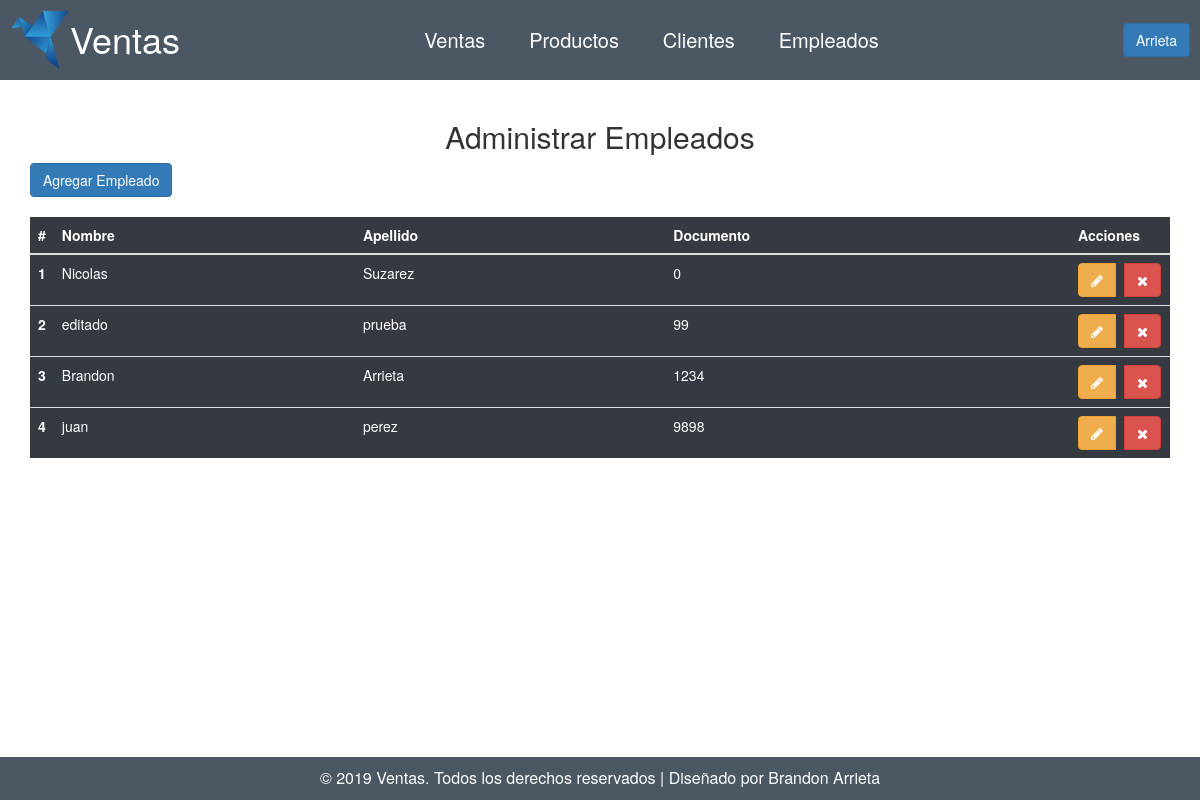
The app's page /empleado (signed in), older data.
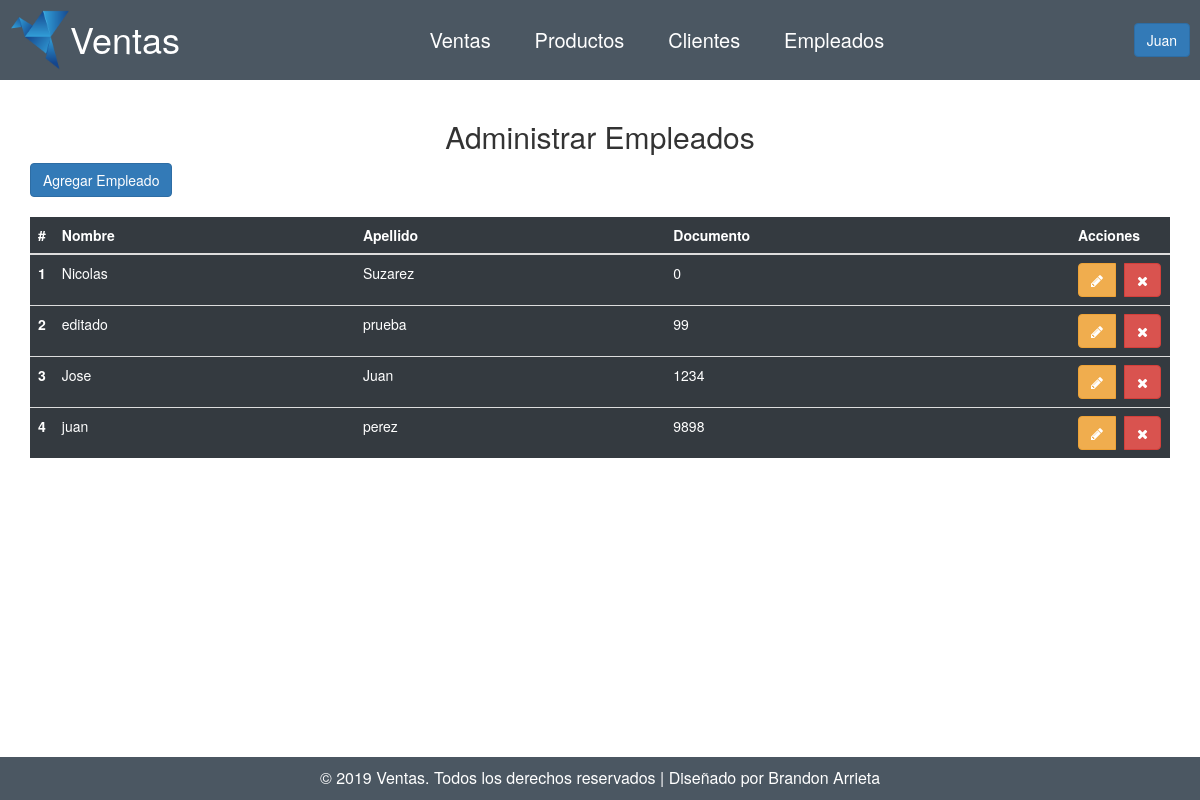
The same page, newer data.
### tables this page shows
CREATE TABLE `tblempleado` (
  `docId` int(11) NOT NULL,
  `nombre` varchar(50) NOT NULL,
  `apellido` varchar(50) NOT NULL,
  `clave` varchar(100) NOT NULL
);

### controladores/plantilla.controlador.php (called while the page is built)
<?php
class ControladorPlantilla{
    public function ctrPlantilla(){
        include "vistas/plantilla.php";
    }
}

### index.php (called while the page is built, shortened)
<?php
    require_once 'controladores/plantilla.controlador.php';
    require_once 'controladores/empleados.controlador.php';
    require_once 'modelos/empleados.modelo.php';
    $plantilla = new ControladorPlantilla();
    $plantilla -> ctrPlantilla();

### controladores/empleados.controlador.php (called while the page is built, shortened)
<?php
class ControladorEmpleados{
    static public function ctrMostrarEmpleado($item,$valor){
        $tabla = "tblempleado";
        $respuesta = ModeloEmpleados::mdlMostrarEmpleado($tabla,$item,$valor);
        return $respuesta;
    }
}

### modelos/conexion.php (called while the page is built)
<?php
class Conexion{
    static public function conectar(){
        $link = new PDO("mysql:host=localhost;dbname=ventas",
        "root",
        "");
        $link->exec("set names utf8");
        return $link;
    }
}

### modelos/empleados.modelo.php (called while the page is built, shortened)
<?php
require_once "conexion.php";
class ModeloEmpleados{
    static public function mdlMostrarEmpleado($tabla,$item,$valor){
        if($item != null){
            $stmt = Conexion::conectar()->prepare("SELECT * FROM $tabla WHERE $item = :$item");
            $stmt -> bindParam(":".$item,$valor, PDO::PARAM_INT);
            $stmt -> execute();
            return  $stmt -> fetch();
        }else{
            $stmt = Conexion::conectar()->prepare("SELECT * FROM $tabla");
            $stmt -> execute();
            return  $stmt -> fetchAll();
        }
    }
}

### vistas/modulos/empleado.php (the view, shortened to what this page needs)
<div class="contenido container mt-2">
  <h2 class="text-center">Administrar Empleados</h2>
  <div class=" with-border mb-3" style="margin-bottom: 20px;">
    <button class="btn btn-primary" data-toggle="modal" data-target="#modalAgregarEmpleado">
      Agregar Empleado
    </button>
  </div>
  <table class="table tabla-negra">
    <thead>
      <tr>
        <th scope="col" style="width:10px">#</th>
        <th scope="col">Nombre</th>
        <th scope="col">Apellido</th>
        <th scope="col">Documento</th>
        <th scope="col" style="width:100px">Acciones</th>
      </tr>
    </thead>
    <tbody>
      <?php
        $item= null;
        $valor = null;
        $mostrarEmpleados = ControladorEmpleados::ctrMostrarEmpleado($item,$valor);
        foreach($mostrarEmpleados as $key => $value):
      ?>
        <tr>
          <th scope="row"><?= $key+1?></th>
          <td><?= $value['nombre']?></td>
          <td><?= $value['apellido']?></td>
          <td><?= $value['docId']?></td>
          <td>
            <div class="btn-group">
              <button class="btn btn-warning btnEditarEmpleado mr-4" idEmpleado="<?= $value['docId']?>" data-toggle="modal"
                data-target="#modalEditarEmpleado"><i class="fa fa-pencil"></i></button>
              <button class="btn btn-danger btnBorrarEmpleado ml-4" idEmpleado="<?= $value['docId']?>"><i
                  class="fa fa-times"></i></button>
            </div>
          </td>
        </tr>
      <?php endforeach ?>
    </tbody>
  </table>
</div>

### vistas/plantilla.php (shortened to what this page needs)
<!doctype html>
<html lang="en">
<head>
  <link rel="stylesheet" href="vistas/bower_components/bootstrap/dist/css/bootstrap.min.css">
<link rel="stylesheet" href="vistas/bower_components/font-awesome/css/font-awesome.min.css">
<link rel="stylesheet" href="vistas/css/style.css">
</head>
<body>
<?php
if(isset($_SESSION['iniciarSesion']) && $_SESSION['iniciarSesion'] == "ok" ){
  include "vistas/modulos/cabezote.php";
  if(isset($_GET['ruta'])){
    if($_GET['ruta'] == "ventas" ||
        $_GET['ruta'] == "productos" ||
        $_GET['ruta'] == "clientes" ||
        $_GET['ruta'] == "empleado" ||
        $_GET['ruta'] == "salir" ||
        $_GET['ruta'] == "crear-venta" ||
        $_GET['ruta'] == "dashboard"){
        include "vistas/modulos/".$_GET['ruta'].".php";
    }else{
        include "vistas/modulos/404.php";
    }
}else{
    include "vistas/modulos/dashboard.php";
}
include "vistas/modulos/footer.php";
}else{
  include "vistas/modulos/login.php";
}
?>
</body>
</html>

### vistas/modulos/cabezote.php (shortened to what this page needs)
<header class="menu-navegacion">
        <a href="dashboard">
            <img src="vistas/img/logo-1913689_1280.png" alt="" width="60px" height="60px">
            <h1 class="titulo">Ventas</h1>
        </a>
        <nav class="navegacion">
            <a href="ventas">Ventas</a>
            <a href="productos">Productos</a>
            <a href="clientes">Clientes</a>
            <a href="empleado">Empleados</a>
        </nav>
        <div class="dropdown">
<button class="btn btn-primary dropdown-toggle" type="button" id="about-us" data-toggle="dropdown" aria-haspopup="true" aria-expanded="false">
<?= $_SESSION['nombre'] ?>
</button>
</div>
    </header>

### vistas/modulos/footer.php
<footer>
    <p>&copy; 2019 Ventas. Todos los derechos reservados | Diseñado por Brandon Arrieta </p>
</footer>

### vistas/css/style.css (style rules this page uses)
.menu-navegacion { background-color:#4b5762; display: flex; justify-content: space-between; align-items: center; padding: 10px; }
.titulo { float: right; margin: 0; margin-top: 9px; }
.menu-navegacion a { color: white; font-size: 20px; margin-right: 40px; }
body { display: flex; flex-direction: column; min-height: 100vh !important; }
.contenido { flex: 1; }
footer { padding: 10px; background-color:#4b5762; color: white; font-size: 16px; font-weight: 300; text-align: center; }
footer p { margin: 0; }
.tabla-negra { color: #fff !important; background-color: #343a40 !important; }
.ml-4 { margin-left: 4px !important; }
.mr-4 { margin-right: 4px !important; }
.mt-2 { margin-top: 20px !important; }

Row changes from the older to the newer data that the page shows:
changed tblempleado id 1234: nombre "Brandon" → "Jose"; apellido "Arrieta" → "Juan"
Text that changed along with them:
$_SESSION['nombre']: "Arrieta" → "Juan"
